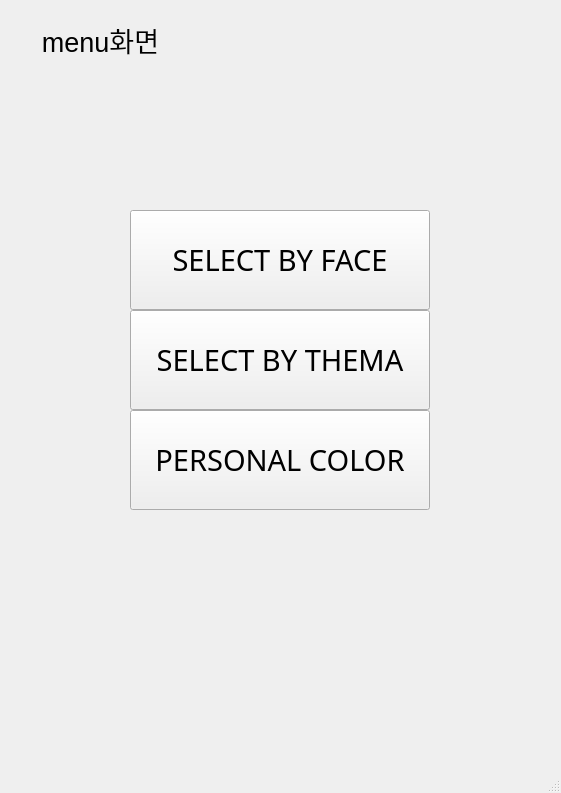
<?xml version="1.0" encoding="UTF-8"?>
<ui version="4.0">
 <class>MainWindow</class>
 <widget class="QMainWindow" name="MainWindow">
  <property name="geometry">
   <rect>
    <x>0</x>
    <y>0</y>
    <width>561</width>
    <height>793</height>
   </rect>
  </property>
  <property name="windowTitle">
   <string>MainWindow</string>
  </property>
  <widget class="QWidget" name="centralwidget">
   <widget class="QLabel" name="label">
    <property name="geometry">
     <rect>
      <x>10</x>
      <y>10</y>
      <width>181</width>
      <height>61</height>
     </rect>
    </property>
    <property name="text">
     <string>&lt;html&gt;&lt;head/&gt;&lt;body&gt;&lt;p align=&quot;center&quot;&gt;&lt;span style=&quot; font-size:20pt;&quot;&gt;menu화면&lt;/span&gt;&lt;/p&gt;&lt;/body&gt;&lt;/html&gt;</string>
    </property>
   </widget>
   <widget class="QPushButton" name="pushButton">
    <property name="geometry">
     <rect>
      <x>130</x>
      <y>210</y>
      <width>300</width>
      <height>100</height>
     </rect>
    </property>
    <property name="font">
     <font>
      <family>AlternateGothic2 BT</family>
      <pointsize>22</pointsize>
     </font>
    </property>
    <property name="text">
     <string>SELECT BY FACE</string>
    </property>
   </widget>
   <widget class="QPushButton" name="pushButton_2">
    <property name="geometry">
     <rect>
      <x>130</x>
      <y>310</y>
      <width>300</width>
      <height>100</height>
     </rect>
    </property>
    <property name="font">
     <font>
      <family>AlternateGothic2 BT</family>
      <pointsize>22</pointsize>
     </font>
    </property>
    <property name="text">
     <string>SELECT BY THEMA</string>
    </property>
   </widget>
   <widget class="QPushButton" name="pushButton_3">
    <property name="geometry">
     <rect>
      <x>130</x>
      <y>410</y>
      <width>300</width>
      <height>100</height>
     </rect>
    </property>
    <property name="font">
     <font>
      <family>AlternateGothic2 BT</family>
      <pointsize>22</pointsize>
     </font>
    </property>
    <property name="text">
     <string>PERSONAL COLOR</string>
    </property>
   </widget>
  </widget>
  <widget class="QMenuBar" name="menubar">
   <property name="geometry">
    <rect>
     <x>0</x>
     <y>0</y>
     <width>561</width>
     <height>26</height>
    </rect>
   </property>
  </widget>
  <widget class="QStatusBar" name="statusbar"/>
 </widget>
 <resources/>
 <connections/>
</ui>
